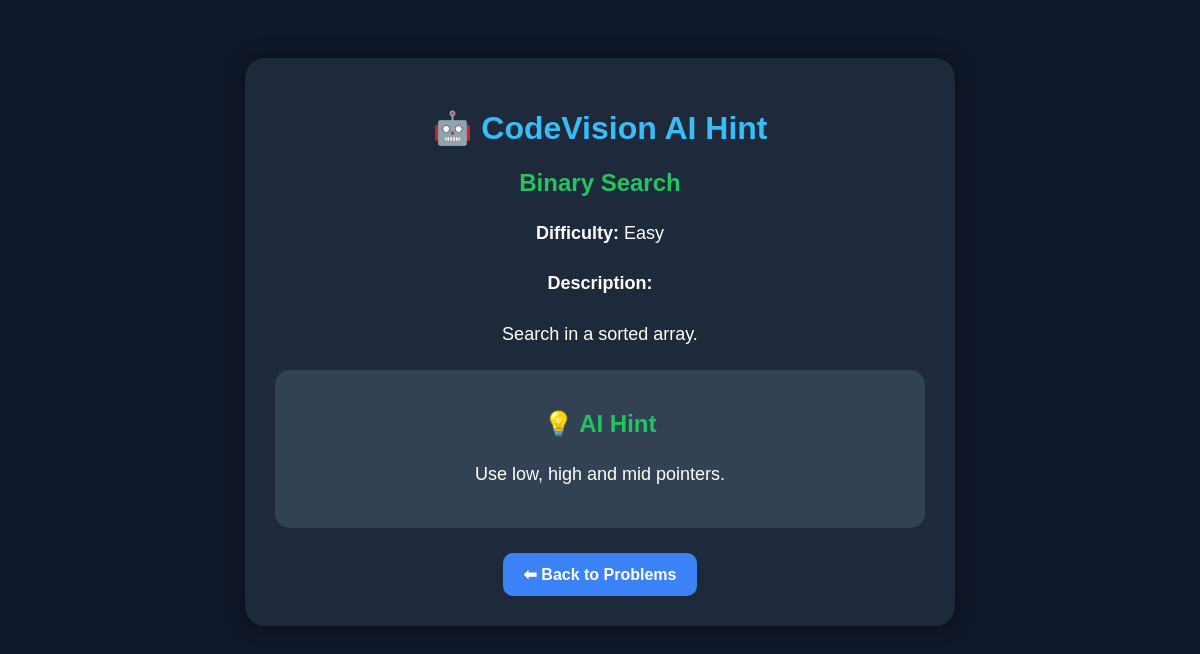
/ai_hint/3, run on the app's committed database.
### tables this page shows
CREATE TABLE problems (
    id INTEGER PRIMARY KEY AUTOINCREMENT,
    title TEXT,
    difficulty TEXT,
    description TEXT,
    status TEXT,
    favorite TEXT
);

### app.py (the view)
@app.route("/ai_hint/<int:id>")
def ai_hint(id):
    conn = sqlite3.connect("database.db")
    cursor = conn.cursor()
    cursor.execute(
        "SELECT * FROM problems WHERE id=?",
        (id,)
    )
    problem = cursor.fetchone()
    conn.close()
    hint = ""
    if "Binary" in problem[1]:
        hint = "Use low, high and mid pointers."
    elif "Two Sum" in problem[1]:
        hint = "Think about using a HashMap to store visited numbers."
    elif "Linked List" in problem[1]:
        hint = "Use three pointers: previous, current and next."
    elif "Merge" in problem[1]:
        hint = "Sort the intervals before merging."
    else:
        hint = "Break the problem into smaller steps and choose the best data structure."
    return render_template(
        "ai_hint.html",
        problem=problem,
        hint=hint
    )

### templates/ai_hint.html (shortened to what this page needs)
<!DOCTYPE html>
<html>
<head>
</head>
<body>
<div class="card">
<h1>🤖 CodeVision AI Hint</h1>
<h2>{{ problem[1] }}</h2>
<p><b>Difficulty:</b> {{ problem[2] }}</p>
<p><b>Description:</b></p>
<p>{{ problem[3] }}</p>
<div class="hint">
    <h2>💡 AI Hint</h2>
    <p>{{ hint }}</p>
</div>
<a href="/problems" class="back-btn">
    ⬅ Back to Problems
</a>
</div>
</body>
</html>

### templates/ai_hint.html (style rules this page uses)
body { background:#0f172a; color:white; font-family:Arial,sans-serif; text-align:center; padding:50px; }
.card { background:#1e293b; width:650px; margin:auto; padding:30px; border-radius:20px; box-shadow:0 0 20px rgba(0,0,0,0.4); }
h1 { color:#38bdf8; }
h2 { color:#22c55e; }
p { font-size:18px; line-height:1.8; }
.hint { background:#334155; padding:20px; border-radius:15px; margin-top:20px; }
.back-btn { display:inline-block; margin-top:25px; padding:12px 20px; background:#3b82f6; color:white; text-decoration:none; border-radius:10px; font-weight:bold; }

### data on the page
problems: title "Binary Search", difficulty "Easy", description "Search in a sorted array."

### other printed values
{{ hint }} "Use low, high and mid pointers."
